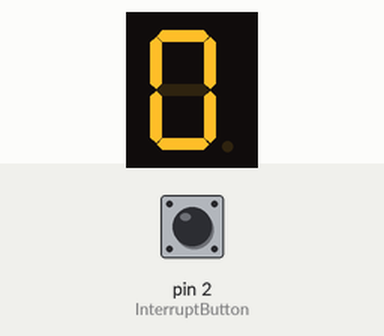
The sketch below on a simulated Arduino Uno, built with avr-gcc and run on an emulated ATmega328P. Shown: 1-digit seven-segment display. Wiring (inferred from the names in the program): 1-digit 7-segment display, segments lit when HIGH: segments pin 10, pin 9, pin 8, pin 7, pin 6, pin 5, pin 4. The test bench sets the inputs (shaded band); at power-on: pin 2 (InterruptButton) LOW. The segment pins are drawn as the display they are named for.

Above: at 0.1 s.
At 1.6 s:
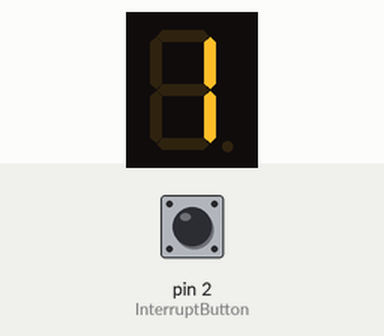
1.7 s: pin 2 (InterruptButton) pulled HIGH for 0.15 s
3.3 s: pin 2 (InterruptButton) pulled HIGH for 1 s
At 5.0 s:
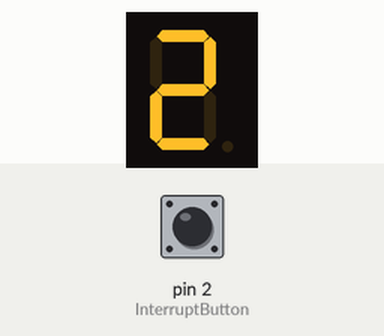
Timing chart, 0 to 6.5 s (numbered marks = the images above; inputs shaded):
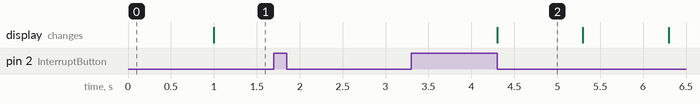

Measured:
- after the input at 1.7 s, every drawn part: stays the same
- after the input at 3.3 s, the display: changes after 1.0 s (image 2)
- what the display in image 2 shows lasts 1.0 s, from 4.3 s to 5.3 s

The sketch:

7Segments___Sumar1.ino
```cpp
/****************************************************************
**                           TÍTOL:                            **
**                7 Segments + Boto de pausa                   **
**                                                             **
**  NOM:Andreu Burgués Chiva                  DATA: 17/01/2020 **
****************************************************************/
//************************ INCLUDE ******************************


//*********************** VARIABLES *****************************
//Asignar els pins segons l'ordre estandar del display de 7 segments i el boto de interrupció
const int A = 10;
const int B = 9;
const int C = 8;
const int D = 7;
const int E = 6;
const int F = 5;
const int G = 4;
const int InterruptButton = 2;

//Variable per més tard
int contador = 0;

//Variables per funcio millis
unsigned long TempsA = 0; //TempsA = Temps Actual = millis = temps que porta enses el arduino i es reseteja al cap de 49dies
unsigned long TempsP = 0; //TempsP = Temps Passat avans de un event
const int Event = 1000;   //Cada quan pasa un event

//Variable per la interrupcióbool
bool Button = LOW;

//************************* SETUP *******************************
void setup() {              // configura el final de sortida


  //Asignar els pins com a sortida
  pinMode (A, OUTPUT);
  pinMode (B, OUTPUT);
  pinMode (C, OUTPUT);
  pinMode (D, OUTPUT);
  pinMode (E, OUTPUT);
  pinMode (F, OUTPUT);
  pinMode (G, OUTPUT);
  pinMode (InterruptButton, INPUT);
  Serial.begin(9600);
}

//************************** LOOP *******************************
void loop() {                // inicia el bucle del programa

  TempsA = millis();
  //Per evitar fer servir delays per tal de poder posar una interrupció
  if (TempsA - TempsP >= Event)
  {
    if(Button == LOW)
    {
      if (contador == 9)
      {
          contador = 0;
      }
      else
      {
        contador = contador + 1;
      }
    }
    TempsP = TempsA;
  }

  if(digitalRead(InterruptButton) == HIGH)
  {
    Button = !Button;
    delay(1000);
  }

  if(contador == 0)
  {
    digitalWrite (A, HIGH);
    digitalWrite (B, HIGH);
    digitalWrite (C, HIGH);
    digitalWrite (D, HIGH);
    digitalWrite (E, HIGH);
    digitalWrite (F, HIGH);
    digitalWrite (G, LOW);
  }
  else if(contador == 1)
  {
    digitalWrite (A, LOW);
    digitalWrite (B, HIGH);
    digitalWrite (C, HIGH);
    digitalWrite (D, LOW);
    digitalWrite (E, LOW);
    digitalWrite (F, LOW);
    digitalWrite (G, LOW);
  }
  else if(contador == 2)
  {
    digitalWrite (A, HIGH);
    digitalWrite (B, HIGH);
    digitalWrite (C, LOW);
    digitalWrite (D, HIGH);
    digitalWrite (E, HIGH);
    digitalWrite (F, LOW);
    digitalWrite (G, HIGH);
  }
  else if(contador == 3)
  {
    digitalWrite (A, HIGH);
    digitalWrite (B, HIGH);
    digitalWrite (C, HIGH);
    digitalWrite (D, HIGH);
    digitalWrite (E, LOW);
    digitalWrite (F, LOW);
    digitalWrite (G, HIGH);
  }
  else if(contador == 4)
  {
    digitalWrite (A, LOW);
    digitalWrite (B, HIGH);
    digitalWrite (C, HIGH);
    digitalWrite (D, LOW);
    digitalWrite (E, LOW);
    digitalWrite (F, HIGH);
    digitalWrite (G, HIGH);
  }
  else if(contador == 5)
  {
    digitalWrite (A, HIGH);
    digitalWrite (B, LOW);
    digitalWrite (C, HIGH);
    digitalWrite (D, HIGH);
    digitalWrite (E, LOW);
    digitalWrite (F, HIGH);
    digitalWrite (G, HIGH);
  }
  else if(contador == 6)
  {
    digitalWrite (A, HIGH);
    digitalWrite (B, LOW);
    digitalWrite (C, HIGH);
    digitalWrite (D, HIGH);
    digitalWrite (E, HIGH);
    digitalWrite (F, HIGH);
    digitalWrite (G, HIGH);
  }
  else if(contador == 7)
  {
    digitalWrite (A, HIGH);
    digitalWrite (B, HIGH);
    digitalWrite (C, HIGH);
    digitalWrite (D, LOW);
    digitalWrite (E, LOW);
    digitalWrite (F, LOW);
    digitalWrite (G, LOW);
  }
  else if(contador == 8)
  {
    digitalWrite (A, HIGH);
    digitalWrite (B, HIGH);
    digitalWrite (C, HIGH);
    digitalWrite (D, HIGH);
    digitalWrite (E, HIGH);
    digitalWrite (F, HIGH);
    digitalWrite (G, HIGH);
  }
  else if(contador == 9)
  {
    digitalWrite (A, HIGH);
    digitalWrite (B, HIGH);
    digitalWrite (C, HIGH);
    digitalWrite (D, HIGH);
    digitalWrite (E, LOW);
    digitalWrite (F, HIGH);
    digitalWrite (G, HIGH);
  }
}


//************************* FUNCIONS ****************************
```
